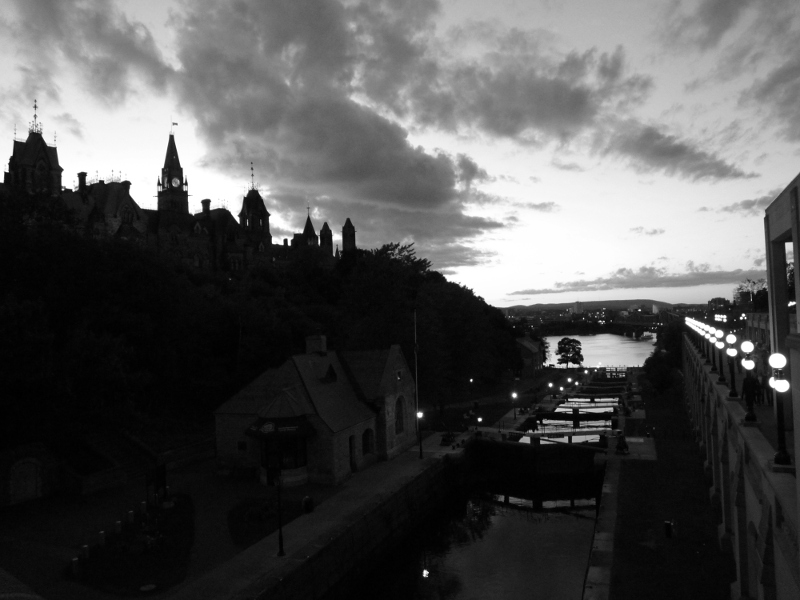
#> input picture Übung 6/bild1.png, 800 x 600 px
$ python aufgabenblatt-6_aufgabe-4.py
#> lines starting #> are read from the running program, lines starting #| are printed output that depends on the picture
# -*- coding: utf-8 -*-
"""
Aufgabenblatt 6, Aufgabe 4
"""

import numpy as np
from skimage.io import imread
import matplotlib.pyplot as plt

bild1 = imread("./bild1.png")
#> bild1 is the input picture: shape (600, 800); min 0, max 255, mean 82
bild2 = imread("./bild2.png")
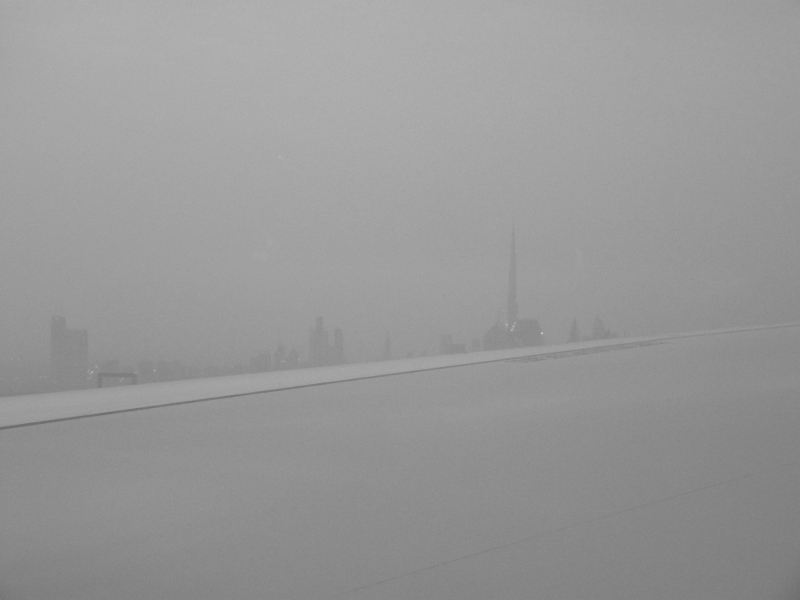
#> input picture Übung 6/bild2.png, 800 x 600 px
#> bild2 is the input picture: shape (600, 800); min 106, max 203, mean 152.3

#1.
def showHist():
    bild1Hist = np.histogram(bild1, bins=256, range=(0,256), density=True)
    plt.figure(1)
    plt.imshow(bild1, cmap="Greys_r", vmin=0, vmax=255)
    plt.figure(2)
    plt.hist(bild1.flatten(), bins=256, range=(0,256), density=True)

    bild2Hist = np.histogram(bild2, bins=256, range=(0,256), density=True)
    plt.figure(3)
    plt.imshow(bild2, cmap="Greys_r", vmin=0, vmax=255)
    plt.figure(4)
    plt.hist(bild2.flatten(), bins=256, range=(0,256), density=True)

    return bild1Hist, bild2Hist

bild1Hist, bild2Hist = showHist()

#2.
# [39 lines left out: functions histEqual, showEqual, compare, not called in this run]

"""
Bei bild1 wurden überwiegend die dunklen Bereiche im Bild auf hellere Werte gemappt,
während die helleren Bereiche fast unverändert blieben, wodurch das Bild zwar heller,
aber nicht überbelichtet wurde.

Bei bild2 wurden die Werte auf den gesammten Wertebereich gestreckt, wodurch sich
der Kontrast erhöht.
"""

#3.
def f(x):
    return (255**0.8) * (x**0.2)

# [17 lines left out: functions g, transRights, not called in this run]

"""
Die Musterlösung von bild1 aus Aufgabe 4.1 sieht insgesammt heller und kontrastärmer aus.
Dies lässt sich damit erklären, dass die Intensitätstransformation (besonders bei den dunklen Bereichen)
steiler ansteigt, als unsere Transformationsfunktion, und somit weniger dunklere Bereiche im
Endbild vorkommen.

Die Musterlösung von bild2 aus Aufgabe 4.1 besitzt weniger Kontrast und Noise.
Dies lässt sich damit erklären, dass bei unserer Transformationsfunktion nur der
signifikante Bereich stark gestreckt wird, während bei der Intensitätstransformation
ein größerer Bereich leichter gestreckt wird.
"""
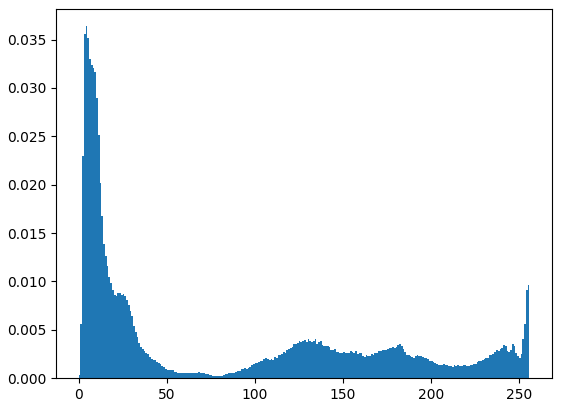
#> figure drawn by matplotlib, 1 panel; tallest bar 0.0364 high, from x = 4 to 5
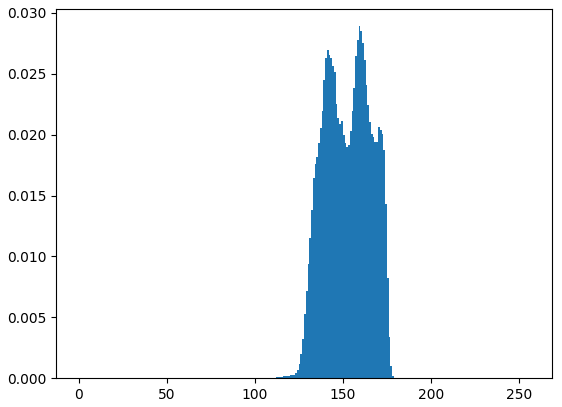
#> figure drawn by matplotlib, 1 panel; tallest bar 0.0289 high, from x = 159 to 160
